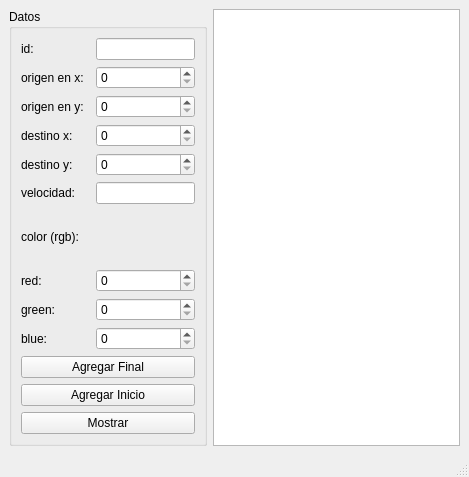
<?xml version="1.0" encoding="UTF-8"?>
<ui version="4.0">
 <class>MainWindow</class>
 <widget class="QMainWindow" name="MainWindow">
  <property name="geometry">
   <rect>
    <x>0</x>
    <y>0</y>
    <width>469</width>
    <height>477</height>
   </rect>
  </property>
  <property name="windowTitle">
   <string>MainWindow</string>
  </property>
  <widget class="QWidget" name="centralwidget">
   <layout class="QGridLayout" name="gridLayout_2">
    <item row="0" column="0">
     <widget class="QGroupBox" name="groupBox">
      <property name="title">
       <string>Datos</string>
      </property>
      <layout class="QGridLayout" name="gridLayout">
       <item row="13" column="0" colspan="3">
        <widget class="QPushButton" name="mostrar_pushButton">
         <property name="text">
          <string>Mostrar</string>
         </property>
        </widget>
       </item>
       <item row="7" column="2">
        <widget class="QSpinBox" name="red_spinBox">
         <property name="maximum">
          <number>500</number>
         </property>
        </widget>
       </item>
       <item row="0" column="0">
        <widget class="QLabel" name="label">
         <property name="text">
          <string>id:</string>
         </property>
        </widget>
       </item>
       <item row="8" column="2">
        <widget class="QSpinBox" name="green_spinBox">
         <property name="maximum">
          <number>500</number>
         </property>
        </widget>
       </item>
       <item row="9" column="0" colspan="2">
        <widget class="QLabel" name="label_10">
         <property name="text">
          <string>blue: </string>
         </property>
        </widget>
       </item>
       <item row="8" column="0" colspan="2">
        <widget class="QLabel" name="label_9">
         <property name="text">
          <string>green:</string>
         </property>
        </widget>
       </item>
       <item row="3" column="2">
        <widget class="QSpinBox" name="destino_x_spinBox">
         <property name="maximum">
          <number>500</number>
         </property>
        </widget>
       </item>
       <item row="2" column="0">
        <widget class="QLabel" name="label_3">
         <property name="text">
          <string>origen en y:</string>
         </property>
        </widget>
       </item>
       <item row="5" column="0">
        <widget class="QLabel" name="label_6">
         <property name="text">
          <string>velocidad:</string>
         </property>
        </widget>
       </item>
       <item row="0" column="2">
        <widget class="QLineEdit" name="id_lineEdit"/>
       </item>
       <item row="12" column="0" colspan="3">
        <widget class="QPushButton" name="agregar_inicio_pushButton">
         <property name="text">
          <string>Agregar Inicio</string>
         </property>
        </widget>
       </item>
       <item row="3" column="0">
        <widget class="QLabel" name="label_4">
         <property name="text">
          <string>destino x:</string>
         </property>
        </widget>
       </item>
       <item row="5" column="2">
        <widget class="QLineEdit" name="velocidad_lineEdit"/>
       </item>
       <item row="1" column="2">
        <widget class="QSpinBox" name="origen_x_spinBox">
         <property name="maximum">
          <number>500</number>
         </property>
        </widget>
       </item>
       <item row="6" column="0">
        <widget class="QLabel" name="label_7">
         <property name="text">
          <string>color (rgb):</string>
         </property>
        </widget>
       </item>
       <item row="9" column="2">
        <widget class="QSpinBox" name="blue_spinBox">
         <property name="maximum">
          <number>500</number>
         </property>
        </widget>
       </item>
       <item row="7" column="0" colspan="2">
        <widget class="QLabel" name="label_8">
         <property name="text">
          <string>red:</string>
         </property>
        </widget>
       </item>
       <item row="4" column="0">
        <widget class="QLabel" name="label_5">
         <property name="text">
          <string>destino y: </string>
         </property>
        </widget>
       </item>
       <item row="2" column="2">
        <widget class="QSpinBox" name="origen_y_spinBox">
         <property name="maximum">
          <number>500</number>
         </property>
        </widget>
       </item>
       <item row="11" column="0" colspan="3">
        <widget class="QPushButton" name="agregar_final_pushButton">
         <property name="text">
          <string>Agregar Final</string>
         </property>
        </widget>
       </item>
       <item row="1" column="0">
        <widget class="QLabel" name="label_2">
         <property name="text">
          <string>origen en x:</string>
         </property>
        </widget>
       </item>
       <item row="4" column="2">
        <widget class="QSpinBox" name="destino_y_spinBox">
         <property name="maximum">
          <number>500</number>
         </property>
        </widget>
       </item>
      </layout>
     </widget>
    </item>
    <item row="0" column="1">
     <widget class="QPlainTextEdit" name="salida"/>
    </item>
   </layout>
  </widget>
  <widget class="QMenuBar" name="menubar">
   <property name="geometry">
    <rect>
     <x>0</x>
     <y>0</y>
     <width>469</width>
     <height>21</height>
    </rect>
   </property>
  </widget>
  <widget class="QStatusBar" name="statusbar"/>
 </widget>
 <resources/>
 <connections/>
</ui>
